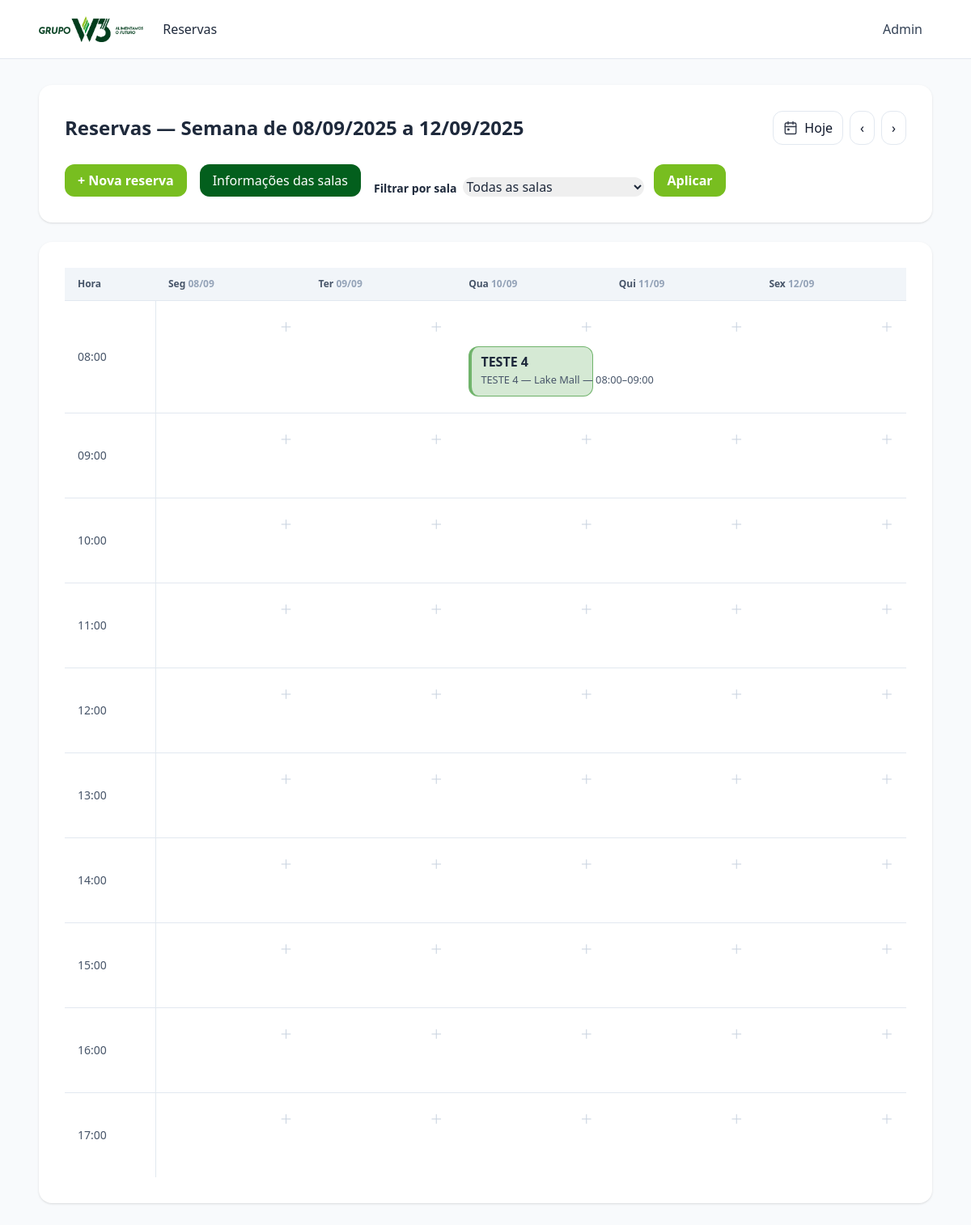
The page /?page=calendario&room_id=0&week=2025-09-08 on the database its author committed.
### tables this page shows
CREATE TABLE bookings (
    id INTEGER PRIMARY KEY AUTOINCREMENT,
    room_id INTEGER NOT NULL,
    title TEXT NOT NULL,
    date_start TEXT NOT NULL, -- 'YYYY-MM-DD HH:MM:SS'
    date_end   TEXT NOT NULL,
    participants TEXT,
    is_online INTEGER NOT NULL DEFAULT 0,
    meeting_link TEXT,
    notes TEXT,
    created_at TEXT NOT NULL, requester TEXT, participants_count INTEGER NOT NULL DEFAULT 1, needs_coffee INTEGER NOT NULL DEFAULT 0,
    FOREIGN KEY (room_id) REFERENCES rooms(id)
);

CREATE TABLE rooms (
    id INTEGER PRIMARY KEY AUTOINCREMENT,
    name TEXT NOT NULL,
    color TEXT NOT NULL DEFAULT '#3b82f6'
, capacity INTEGER NOT NULL DEFAULT 8, has_wifi INTEGER NOT NULL DEFAULT 1, has_tv INTEGER NOT NULL DEFAULT 1, has_board INTEGER NOT NULL DEFAULT 1, has_ac INTEGER NOT NULL DEFAULT 1, is_blocked INTEGER NOT NULL DEFAULT 0, extras TEXT DEFAULT '[]', has_vc INTEGER NOT NULL DEFAULT 0);

### bootstrap.php (called while the page is built, shortened)
<?php
function h($s) { return htmlspecialchars((string)$s, ENT_QUOTES, 'UTF-8'); }
function hh($h) { return str_pad((string)$h, 2, '0', STR_PAD_LEFT) . ':00'; }
function bookingsForCell(array $list, DateTime $cellStart, DateTime $cellEnd): array {
    $out = [];
    foreach ($list as $b) {
        $bStart = new DateTime($b['date_start']);
        $bEnd   = new DateTime($b['date_end']);
        if ($cellStart < $bEnd && $cellEnd > $bStart) { $out[] = $b; }
    }
    return $out;
}
?>

### calendario.php (shortened to what this page needs)
<?php
$rooms = [];
foreach ($pdo->query('SELECT * FROM rooms ORDER BY id') as $r) {
    $rooms[(int)$r['id']] = $r;
}
$selectedRoom = isset($_GET['room_id']) ? (int)$_GET['room_id'] : 0;
$weekParam = $_GET['week'] ?? '';
$today = new DateTime('today');
$baseDate = $weekParam ? DateTime::createFromFormat('Y-m-d', $weekParam) : clone $today;
$dayOfWeek = (int)$baseDate->format('N');
$monday = (clone $baseDate)->modify('-' . ($dayOfWeek - 1) . ' days');
$friday = (clone $monday)->modify('+4 days');
$weekDays = [];
for ($i = 0; $i < 5; $i++) { $weekDays[] = (clone $monday)->modify("+$i days"); }
$weekStartSql = (clone $monday)->setTime(0,0,0)->format('Y-m-d H:i:s');
$weekEndSql   = (clone $friday)->setTime(23,59,59)->format('Y-m-d H:i:s');
$q = 'SELECT b.*, r.name AS room_name, r.color AS room_color
      FROM bookings b
      JOIN rooms r ON r.id = b.room_id
      WHERE b.date_start < :week_end AND b.date_end > :week_start';
$params = [':week_end' => $weekEndSql, ':week_start' => $weekStartSql];
$q .= ' ORDER BY b.date_start';
$st = $pdo->prepare($q);
$st->execute($params);
$allBookings = $st->fetchAll(PDO::FETCH_ASSOC);
$bookingsByDay = [];
foreach ($allBookings as $b) {
    $start = new DateTime($b['date_start']);
    $end = new DateTime($b['date_end']);
    $span = new DatePeriod((clone $start)->setTime(0,0,0), new DateInterval('P1D'), (clone $end)->setTime(23,59,59)->modify('+1 second'));
    foreach ($span as $d) {
        $key = $d->format('Y-m-d');
        $bookingsByDay[$key] = $bookingsByDay[$key] ?? [];
        $bookingsByDay[$key][] = $b;
    }
}
$stAll = $pdo->prepare('SELECT b.*, r.name AS room_name, r.color AS room_color
                        FROM bookings b
                        JOIN rooms r ON r.id = b.room_id
                        WHERE b.date_start < :week_end AND b.date_end > :week_start
                        ORDER BY b.date_start');
$stAll->execute([':week_end' => $weekEndSql, ':week_start' => $weekStartSql]);
$allBookingsAllRooms = $stAll->fetchAll(PDO::FETCH_ASSOC);
$bookingsByDayAll = [];
foreach ($allBookingsAllRooms as $b) {
    $start = new DateTime($b['date_start']);
    $end = new DateTime($b['date_end']);
    $span = new DatePeriod((clone $start)->setTime(0,0,0), new DateInterval('P1D'), (clone $end)->setTime(23,59,59)->modify('+1 second'));
    foreach ($span as $d) {
        $key = $d->format('Y-m-d');
        $bookingsByDayAll[$key] = $bookingsByDayAll[$key] ?? [];
        $bookingsByDayAll[$key][] = $b;
    }
}
?>
<div class="max-w-6xl mx-auto space-y-6">
  <div class="bg-white rounded-2xl shadow p-6 lg:p-8 space-y-6">
    <div class="flex flex-col lg:flex-row lg:items-center lg:justify-between gap-4">
      <div>
        <h1 class="text-2xl font-bold">
          Reservas — Semana de <strong><?= h($monday->format('d/m/Y')) ?></strong>
          a <strong><?= h($friday->format('d/m/Y')) ?></strong>
        </h1>
      </div>
      <?php
        $prevWeek = (clone $monday)->modify('-7 days')->format('Y-m-d');
        $nextWeek = (clone $monday)->modify('+7 days')->format('Y-m-d');
        $qsBase = 'page=calendario&room_id='.$selectedRoom;
      ?>
      <div class="cal-nav">
        <a class="nav-today" href="?<?= h($qsBase) ?>&week=<?= h((new DateTime('today'))->format('Y-m-d')) ?>">
          Hoje
        </a>
        <a class="nav-arrow" href="?<?= h($qsBase) ?>&week=<?= h($prevWeek) ?>" aria-label="Semana anterior">‹</a>
        <a class="nav-arrow" href="?<?= h($qsBase) ?>&week=<?= h($nextWeek) ?>" aria-label="Próxima semana">›</a>
      </div>
    </div>
    <div class="flex flex-wrap items-end gap-4">
      <button id="openCreate" class="px-4 h-10 rounded-xl btn-w3 font-semibold">+ Nova reserva</button>
      <button id="openRooms" class="px-4 h-10 rounded-xl btn-rooms">Informações das salas</button>
      <form method="get" class="flex flex-wrap items-end gap-3">
        <div class="flex items-end gap-2">
          <label for="room_id" class="text-sm font-semibold">Filtrar por sala</label>
          <select id="room_id" name="room_id" class="w-56 rounded-xl border-slate-200 focus:ring-2 focus:ring-indigo-500">
            <option value="0" <?= $selectedRoom===0?'selected':'' ?>>Todas as salas</option>
          </select>
        </div>
        <button class="px-4 h-10 rounded-xl btn-w3 font-semibold">Aplicar</button>
      </form>
    </div>
  </div>
  <div class="hidden md:block">
    <main class="bg-white rounded-2xl shadow p-6 lg:p-8">
      <div>
        <table class="w-full table-fixed">
          <thead class="bg-slate-100 border-b border-slate-200">
            <tr>
              <th class="w-28 px-4 py-3 text-left text-xs font-semibold text-slate-600 sticky left-0 bg-slate-100">Hora</th>
              <?php foreach ($weekDays as $d): ?>
                <th class="px-4 py-3 text-left text-xs font-semibold text-slate-600">
                  <?php $label = [1=>'Seg',2=>'Ter',3=>'Qua',4=>'Qui',5=>'Sex'][(int)$d->format('N')]; ?>
                  <?= h($label) ?> <span class="text-slate-400"><?= h($d->format('d/m')) ?></span>
                </th>
              <?php endforeach; ?>
            </tr>
          </thead>
          <tbody>
            <?php for ($h = 8; $h < 18; $h++): ?>
              <tr class="border-t border-slate-200">
                <td class="px-4 py-4 text-sm text-slate-600 sticky left-0 bg-white border-r border-slate-200"><?= hh($h) ?></td>
                <?php foreach ($weekDays as $d): ?>
                  <?php
                    $cellStart = (clone $d)->setTime($h, 0, 0);
                    $cellEnd   = (clone $d)->setTime($h+1, 0, 0);
                    $key = $d->format('Y-m-d');
                    $list = $bookingsByDay[$key] ?? [];
                    $cellBookings = bookingsForCell($list, $cellStart, $cellEnd);
                    $allList = $bookingsByDayAll[$key] ?? [];
                    $cellBookingsAll = bookingsForCell($allList, $cellStart, $cellEnd);
                    $occupiedRooms = [];
                    foreach ($cellBookingsAll as $cb) { $occupiedRooms[(int)$cb['room_id']] = true; }
                    $slotFull = count($occupiedRooms) >= count($rooms);
                  ?>
                  <td class="align-top px-3 py-4">
                    <div class="min-h-[72px] flex flex-col gap-3 <?= !$slotFull ? 'cursor-pointer hover:bg-slate-50' : 'opacity-60' ?> rounded-lg p-1"
                         <?= !$slotFull ? "onclick=\"openCreateWith('".h($key)."','".hh($h)."','".hh($h+1)."')\"" : '' ?>>
                      <?php if (!$slotFull): ?>
                        <button class="self-end text-slate-300 hover:text-slate-600" title="Agendar neste horário"
                                onclick="event.stopPropagation(); openCreateWith('<?= h($key) ?>','<?= hh($h) ?>','<?= hh($h+1) ?>')">＋</button>
                      <?php else: ?>
                        <span class="self-end text-slate-500 cursor-not-allowed" title="Horário indisponível (salas ocupadas/bloqueadas)">—</span>
                      <?php endif; ?>
                      <?php foreach ($cellBookings as $b): ?>
                        <button class="booking-card text-left"
                                style="border-color: <?= h($b['room_color']) ?>7f; background: <?= h($b['room_color']) ?>2b"
                                onclick='event.stopPropagation(); showBooking(<?= json_encode([
                                    "id" => (int)$b["id"],
                                    "title" => $b["title"],
                                    "room" => $b["room_name"],
                                    "room_id" => (int)$b["room_id"],
                                    "color" => $b["room_color"],
                                    "requester" => $b["requester"],
                                    "is_online" => (int)$b["is_online"],
                                    "meeting_link" => $b["meeting_link"],
                                    "needs_coffee" => (int)$b["needs_coffee"],
                                    "participants" => $b["participants"],
                                    "participants_count" => (int)$b["participants_count"],
                                    "notes" => $b["notes"],
                                    "start" => (new DateTime($b["date_start"]))->format("d/m/Y H:i"),
                                    "end" => (new DateTime($b["date_end"]))->format("d/m/Y H:i"),
                                    "date_sql" => (new DateTime($b["date_start"]))->format("Y-m-d"),
                                    "start_hh" => (new DateTime($b["date_start"]))->format("H:i"),
                                    "end_hh" => (new DateTime($b["date_end"]))->format("H:i"),
                                ], JSON_UNESCAPED_UNICODE | JSON_UNESCAPED_SLASHES) ?>)'>
                          <div class="booking-title truncate"><?= h($b['title']) ?></div>
                          <div class="booking-meta">
                            <?= h($b['requester'] ?: '—') ?> — <?= h($b['room_name']) ?> — <?= (new DateTime($b['date_start']))->format('H:i') ?>–<?= (new DateTime($b['date_end']))->format('H:i') ?>
                          </div>
                        </button>
                      <?php endforeach; ?>
                    </div>
                  </td>
                <?php endforeach; ?>
              </tr>
            <?php endfor; ?>
          </tbody>
        </table>
      </div>
    </main>
  </div>
</div>

### index.php (style rules this page uses)
.btn-w3 { background:#78BE20; color:#fff }

### calendario.php (style rules this page uses)
.cal-nav { display:flex;align-items:center;gap:.5rem }
.cal-nav a { display:inline-flex;align-items:center;gap:.5rem;border-radius:.75rem;padding:.5rem .75rem;color:#0f172a }
.cal-nav .nav-today,.cal-nav .nav-arrow { border:1px solid #e2e8f0 }
.cal-nav .icon { width:18px;height:18px;opacity:.85 }
.btn-rooms { background:#035F1D;color:#fff }

### partials/scripts.php (style rules this page uses)
.booking-card { display:flex; flex-direction:column; gap:.25rem; border:1px solid rgba(100,116,139,.2); border-left-width:4px; border-radius:.75rem; padding:.6rem .7rem; box-shadow: 0 1px 0 rgba(0,0,0,.03); }
.booking-title { font-weight:700; line-height:1.1; }
.booking-meta { font-size:.8rem; color:#475569; white-space:nowrap; overflow:hidden; text-overflow:ellipsis; }
.btn-w3 { background:#78BE20; color:#fff }

### rows shown on the page
bookings: title "TESTE 4", requester "TESTE 4", room.name "Lake Mall", date_start "08:00", date_end "09:00"

### other values the page prints
$monday->format('d/m/Y') "08/09/2025"
$friday->format('d/m/Y') "12/09/2025"
$label "Seg"
$d->format('d/m') "08/09"
$label "Ter"
$d->format('d/m') "09/09"
$label "Qua"
$d->format('d/m') "10/09"
$label "Qui"
$d->format('d/m') "11/09"
$label "Sex"
$d->format('d/m') "12/09"
hh($h) "08:00"
hh($h) "09:00"
hh($h) "10:00"
